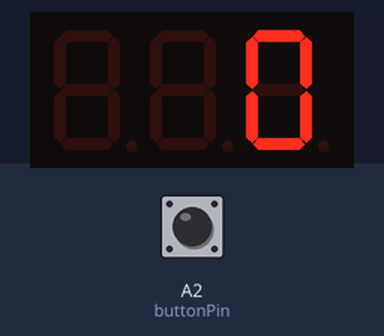
This sketch was run on a simulated Arduino Uno, built with avr-gcc and run on an emulated ATmega328P. Shown: 3-digit seven-segment display. Wiring (inferred from the names in the program): 3-digit 7-segment display, segments lit when LOW: segments pin 2, pin 3, pin 4, pin 5, pin 6, pin 7, pin 8, pin 13; digit selects pin 9, pin 10, pin 12. The test bench sets the inputs (shaded band); at power-on: A2 (buttonPin) HIGH. The segment pins are drawn as the display they are named for.

Above: at 1.2 s.
1.3 s: A2 (buttonPin) pulled LOW for 0.15 s
At 3.2 s:
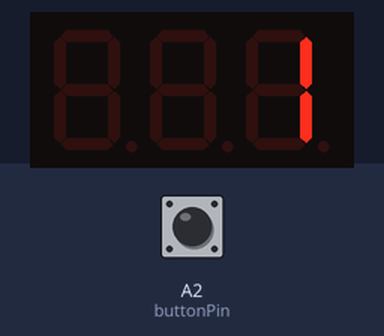
At 4.2 s:
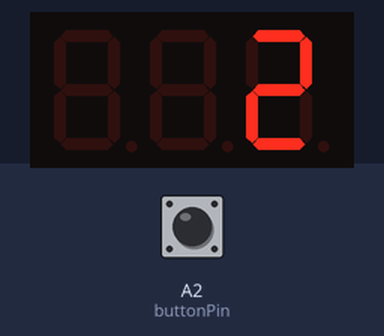
Timing chart, 0 to 5.7 s (numbered marks = the images above; inputs shaded):
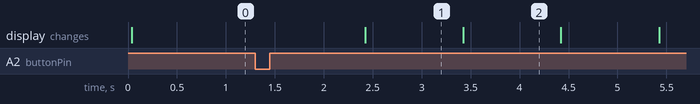

The sketch:

stopwatch.ino
```cpp
// =============================================
// 3-Digit Stopwatch
// Button A2
// 1 press = start
// 2 press = pause
// 3 press = reset to 000
// =============================================

const byte segmentPins[8] = {2,3,4,5,6,7,8,13};
const byte digitPins[3]   = {9,10,12};
const byte buttonPin = A2;

#define SEG_ON  HIGH
#define SEG_OFF LOW
#define DIG_ON  HIGH
#define DIG_OFF LOW


const byte digitMap[10][7] = {

{SEG_OFF,SEG_OFF,SEG_OFF,SEG_OFF,SEG_OFF,SEG_OFF,SEG_ON }, //0
{SEG_ON ,SEG_OFF,SEG_OFF,SEG_ON ,SEG_ON ,SEG_ON ,SEG_ON }, //1
{SEG_OFF,SEG_OFF,SEG_ON ,SEG_OFF,SEG_OFF,SEG_ON ,SEG_OFF}, //2
{SEG_OFF,SEG_OFF,SEG_OFF,SEG_OFF,SEG_ON ,SEG_ON ,SEG_OFF}, //3
{SEG_ON ,SEG_OFF,SEG_OFF,SEG_ON ,SEG_ON ,SEG_OFF,SEG_OFF}, //4
{SEG_OFF,SEG_ON ,SEG_OFF,SEG_OFF,SEG_ON ,SEG_OFF,SEG_OFF}, //5
{SEG_OFF,SEG_ON ,SEG_OFF,SEG_OFF,SEG_OFF,SEG_OFF,SEG_OFF}, //6
{SEG_OFF,SEG_OFF,SEG_OFF,SEG_ON ,SEG_ON ,SEG_ON ,SEG_ON }, //7
{SEG_OFF,SEG_OFF,SEG_OFF,SEG_OFF,SEG_OFF,SEG_OFF,SEG_OFF}, //8
{SEG_OFF,SEG_OFF,SEG_OFF,SEG_OFF,SEG_ON ,SEG_OFF,SEG_OFF}  //9

};


const unsigned int DIGIT_ON_US = 2000;
const unsigned int BLANK_US    = 150;


unsigned long startMillis = 0;
unsigned long pausedMs = 0;

bool running = false;
byte pressCount = 0;


bool lastReading = HIGH;
bool stableState = HIGH;

unsigned long lastDebounceTime = 0;
const unsigned long debounceDelay = 50;


void setup()
{

for(byte i=0;i<8;i++)
{
pinMode(segmentPins[i],OUTPUT);
digitalWrite(segmentPins[i],SEG_OFF);
}

for(byte i=0;i<3;i++)
{
pinMode(digitPins[i],OUTPUT);
digitalWrite(digitPins[i],DIG_OFF);
}

pinMode(buttonPin,INPUT_PULLUP);

}


void loop()
{

handleButton();

unsigned long totalMs;


if(running)
totalMs = millis() - startMillis;

else
totalMs = pausedMs;


unsigned long totalSec = totalMs / 1000;

if(totalSec>599)
totalSec=599;


byte minutes = totalSec/60;
byte seconds = totalSec%60;

byte middleDigit = seconds/10;
byte rightDigit  = seconds%10;


if(minutes==0 && seconds<=9)
{

showDigit(rightDigit,2,false);
showDigit(rightDigit,2,false);
showDigit(rightDigit,2,false);

}

else if(minutes==0 && seconds>=10)
{

showDigit(middleDigit,1,false);
showDigit(rightDigit ,2,false);

}

else
{

showDigit(minutes    ,0,true);
showDigit(middleDigit,1,false);
showDigit(rightDigit ,2,false);

}

}


void handleButton()
{

bool reading = digitalRead(buttonPin);


if(reading != lastReading)
{
lastDebounceTime = millis();
lastReading = reading;
}


if((millis()-lastDebounceTime) > debounceDelay)
{

if(reading != stableState)
{

stableState = reading;


if(stableState == LOW)
{

pressCount++;


// 1 press = start
if(pressCount==1)
{

startMillis = millis() - pausedMs;
running = true;

}


// 2 press = pause
else if(pressCount==2)
{

pausedMs = millis() - startMillis;
running = false;

}


// 3 press = reset
else if(pressCount>=3)
{

pausedMs = 0;
running = false;
pressCount = 0;

}

}

}

}

}


void showDigit(byte value, byte digitIndex, bool dotOn)
{

allDigitsOff();
allSegmentsOff();

delayMicroseconds(BLANK_US);

setSegments(value,dotOn);

digitalWrite(digitPins[digitIndex],DIG_ON);

delayMicroseconds(DIGIT_ON_US);

digitalWrite(digitPins[digitIndex],DIG_OFF);

}


void setSegments(byte value, bool dotOn)
{

for(byte i=0;i<7;i++)
digitalWrite(segmentPins[i], digitMap[value][i]);

digitalWrite(segmentPins[7], dotOn ? SEG_OFF : SEG_ON);

}


void allDigitsOff()
{

for(byte i=0;i<3;i++)
digitalWrite(digitPins[i],DIG_OFF);

}


void allSegmentsOff()
{

for(byte i=0;i<8;i++)
digitalWrite(segmentPins[i],SEG_OFF);

}
```

Measured:
- after the input at 1.3 s, the display: changes after 1.1 s (image 1)
- what the display in image 1 shows lasts 1.0 s, from 2.4 s to 3.4 s
